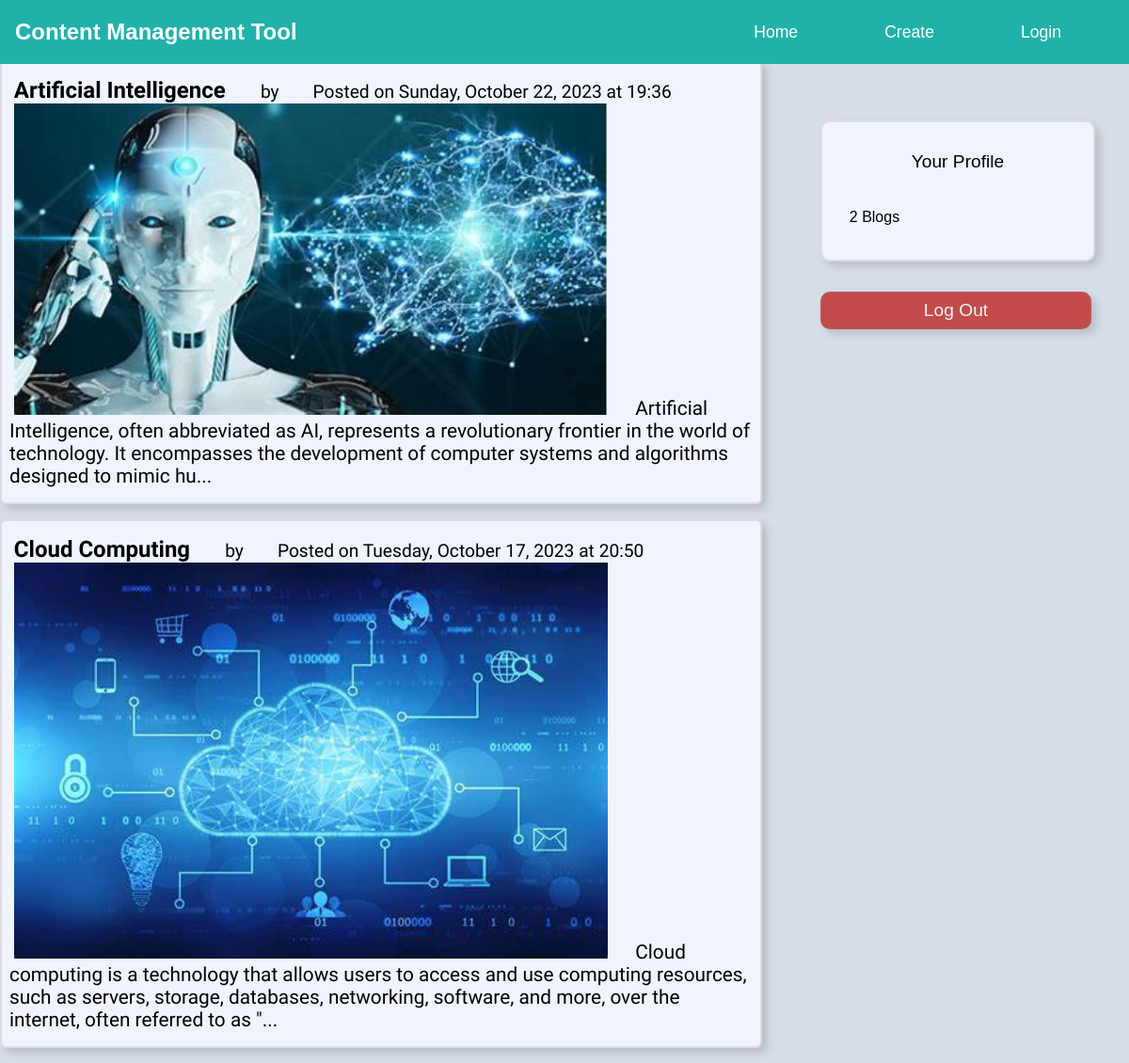
The app's page /profile.php with its own data.
### tables this page shows
CREATE TABLE `posts` (
  `PID` varchar(20) NOT NULL,
  `email` varchar(256) NOT NULL,
  `user` varchar(256) NOT NULL,
  `category` varchar(256) NOT NULL,
  `date` varchar(32) NOT NULL,
  `time` varchar(10) NOT NULL,
  `thumbnail` varchar(64) DEFAULT NULL,
  `file` varchar(64) DEFAULT NULL,
  `content` varchar(2048) NOT NULL,
  `status` varchar(6) NOT NULL
);

### profile.php (the view, shortened to what this page needs)
<!DOCTYPE html>
<html lang="en">
<head>
  <link rel="stylesheet" href="./css/index.css" />
  <link rel="stylesheet" href="./css/myProfile.css">
</head>
<body>
  <?php require "includes/db.php" ?>
  <?php require_once "./includes/nav.php" ?>
  <div id="main">
    <div id="container">
      <?php
      $cEmail = $_COOKIE['cms_username'];
      $query = 'select * from posts where email="' . $cEmail . '"order by PID desc;';
      $numberOfPostQuery = 'select count(*) as count from posts where email="' . $cEmail . '"';
      $data = mysqli_query($con, $query);
      if (mysqli_num_rows($data) == 0) {
        echo "<h2>No Post Yet</h2>";
      } else {
        while ($row = mysqli_fetch_assoc($data)) {
          $PID = $row["PID"];
          $topic = $row["category"];
          $date = $row["date"];
          $time = $row["time"];
          $thumbnail = $row["thumbnail"];
          $content = $row["content"];
          ?>
          <ul class="postID" id=<?php echo $PID ?>>
            <li>
              <?php echo $topic ?>
            </li>
            <li>by
            </li>
            <li>Posted on
              <?php echo $date . " at " . substr($time, 0, 5) ?>
            </li>
            <li><img src=<?php echo $thumbnail ?> alt="" /></li>
            <li>
              <?php echo (strlen($content) > 200) ? substr($content, 0, 200) . "..." : $content ?>
            </li>
          </ul>
        <?php }
      }
      $result = mysqli_query($con, $numberOfPostQuery);
      if (!$result) {
        echo "could not find";
      } else {
        $row = mysqli_fetch_assoc($result);
        $userPosts = $row['count'];
      }
      ?>
    </div>
    <div id="sidebar">
      <div id="searchBox">
        <div id="searchBoxTitle">Your Profile</div>
        <div id="profileContainer">
          <div id="totalBlogs">
            <?php echo ($userPosts > 1) ? $userPosts . " Blogs" : $userPosts . " Blog" ?>
          </div>
        </div>
      </div>
      <button type="submit" id="logOutBtn">
        Log Out
      </button>
    </div>
  </div>
</body>
</html>

### css/index.css (style rules this page uses)
* { margin: 0; padding: 0; }
body { width: 100vw; height: auto; overflow-x: hidden; position: relative; display: flex; flex-direction: column; background: #d5dee8; }
#main { display: flex; height: auto; width: 100%; }
#container { background: #d5dee8; width: 70%; height: auto; display: block; margin-top: 4rem; font-family: 'Ysabeau', sans-serif; }
#container ul { width: 94%; background-color: #f0f4fe; margin-bottom: 1rem; padding: 1rem 0.5rem; border-radius: 0.4rem; transition: all 0.2s; border: 2px solid rgba(163, 120, 120, 0.2); box-shadow: 5px 5px 10px rgba(0, 0, 0, 0.15); cursor: pointer; }
#container li:nth-child(1) { font-size: 1.5rem; padding: 0 0.3rem; font-weight: 600; }
#container li:nth-child(2) { font-size: 1.2rem; padding: 0 0.4rem; }
#container li:nth-child(3) { font-size: 1.2rem; padding: 0.5rem 0.3rem; }
#container li:nth-child(4) img { width: 80%; position: relative; padding: 0 0.3rem; }
#container li:nth-child(5) { padding-top: 1.3rem; font-size: 1.3rem; }
#sidebar { margin-top: 3rem; width: 30%; height: 100vh; background-color: #d5dee8; ; display: block; display: flex; flex-direction: column; left: 70%; position: fixed; z-index: 1; }
#sidebar #searchBox { background-color: antiquewhite; width: 80%; height: 8rem; display: flex; flex-direction: column; align-items: center; justify-content: center; border-radius: 10px; background-color: #f0f4fe; margin: 10vh 0 2vh 2rem; transition: all 0.3s; font-family: 'Montserrat', sans-serif; border: 2px solid rgba(163, 120, 120, 0.2); box-shadow: 5px 5px 10px rgba(0, 0, 0, 0.15); }
#sidebar #searchBox #searchBoxTitle { display: block; width: 17.8rem; padding: 0.25rem 0; font-size: 1.2rem; }

### css/myProfile.css (style rules this page uses)
#searchBox { height: fit-content !important; cursor: default; }
#searchBoxTitle { text-align: center; margin-top: 1.7rem; }
#profileContainer { width: 80%; margin: 1.7rem 0; }
#profileContainer div { margin: 0.5rem 0; }
#logOutBtn { width: 80%; height: 2.5rem; border-radius: 10px; margin: 2vh 0 2rem 2rem; outline: none; cursor: pointer; color: whitesmoke; text-align: center; font-size: 1.2rem; padding: 0.2rem 0; font-family: 'Montserrat', sans-serif; background-color: #c34b4b; transition: all 0.3s ease-out; border: 2px solid rgba(163, 120, 120, 0.2); box-shadow: 5px 5px 10px rgba(0, 0, 0, 0.15); }

### includes/nav.php (style rules this page uses)
ul { list-style: none; padding: 0; }
li { display: inline; margin-right: 20px; }
button { background-color: yellow; color: yellow; border: 2px solid #007BFF; padding: 10px 20px; border-radius: 5px; cursor: pointer; }

### records on screen
posts: category "Artificial Intelligence", date "Sunday, October 22, 2023", time "19:36", thumbnail (picture), content "Artificial Intelligence, often abbreviated as AI, represents a revolutionary frontier in the world of technology. It encompasses the development of computer systems and algorithms designed to mimic hu"
posts: category "Cloud Computing", date "Tuesday, October 17, 2023", time "20:50", thumbnail (picture), content "Cloud computing is a technology that allows users to access and use computing resources, such as servers, storage, databases, networking, software, and more, over the internet, often referred to as \""

### other values on screen
$userPosts "2"
